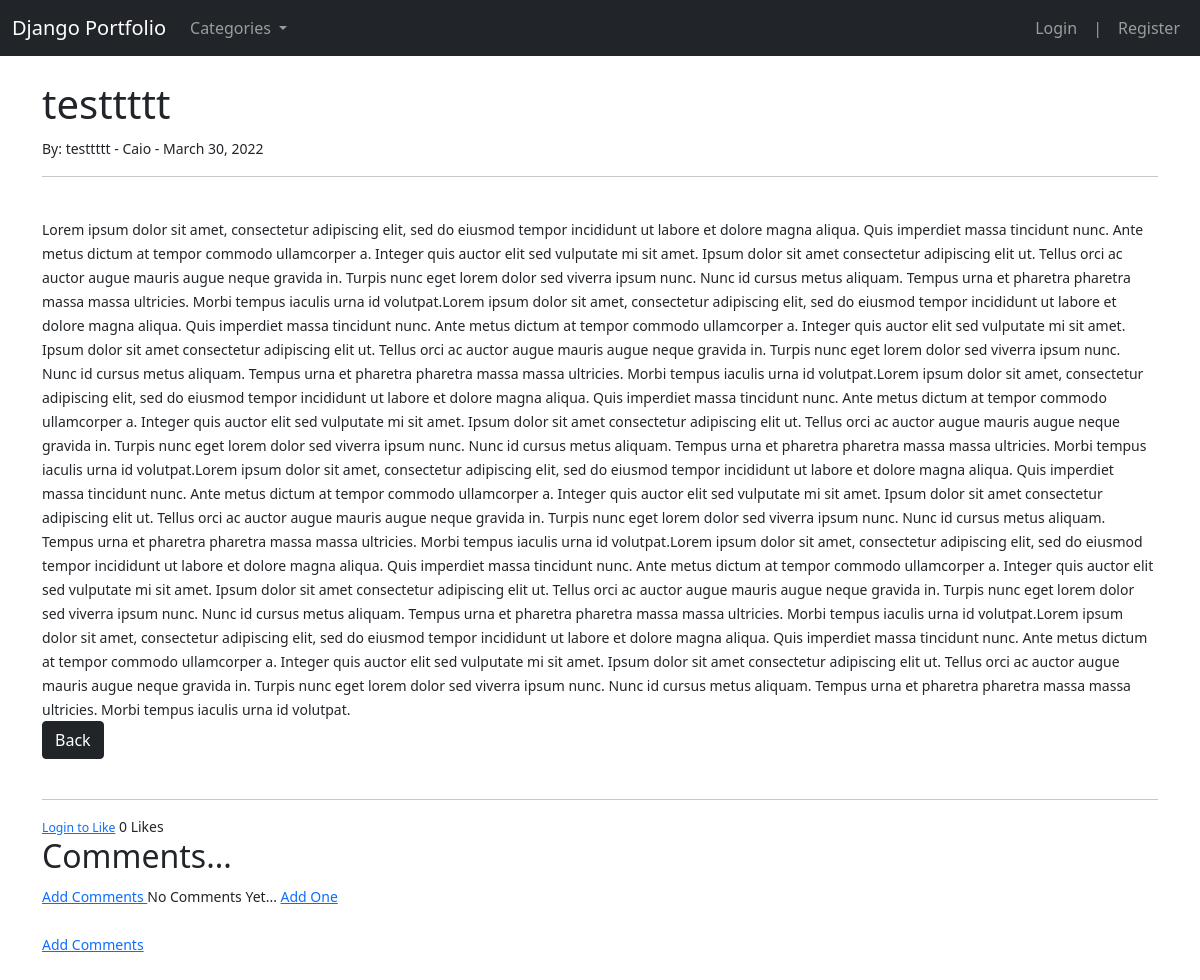
The app's page /article/12, older data.
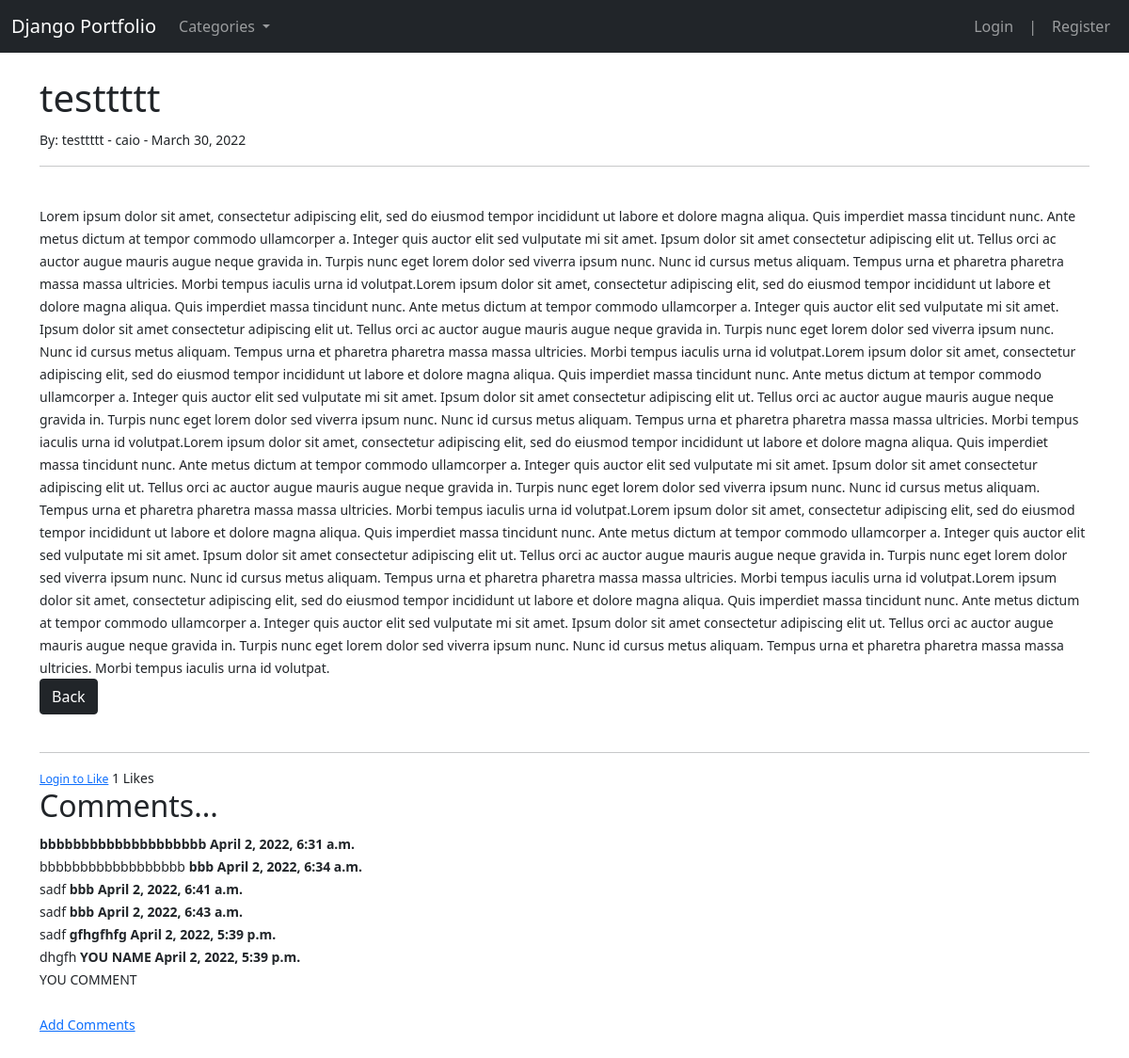
The same page, newer data.
### theblog/models.py (models this page shows, shortened)
class Post(models.Model):
    title  = models.CharField(max_length=255)
    header_image = models.ImageField(null=True, blank=True, upload_to="images/")
    title_tag  = models.CharField(max_length=255, default="caionagy")
    author = models.ForeignKey(User, on_delete=models.CASCADE)
    body   = RichTextField(blank=True, null=True)
    post_date = models.DateField(auto_now_add=True)
    category = models.CharField(max_length=255, default='coding')
    snippet = models.CharField(max_length=255)
    likes = models.ManyToManyField(User, related_name='blog_post')
    def total_likes(self):
        return self.likes.count()

class Comment(models.Model):
    post = models.ForeignKey(Post, on_delete=models.CASCADE, related_name='comments')
    name = models.CharField(max_length=80)
    body = models.TextField()
    date_added = models.DateTimeField(auto_now_add=True)
    class Meta:
        ordering = ['date_added']

### theblog/views.py (the view)
# urls.py: path('article/<int:pk>', ArticlesDetailView.as_view(), name='article-detail'),
class ArticlesDetailView(DetailView):
    model = Post
    template_name = 'article_details.html'
    def get_context_data(self, *args, **kwargs):
      cat_menu = Category.objects.all()
      context = super(ArticlesDetailView, self).get_context_data(*args, **kwargs)
      stuff = get_object_or_404(Post, id=self.kwargs['pk'])
      total_likes = stuff.total_likes()
      liked = False
      if stuff.likes.filter(id=self.request.user.id).exists():
          liked = True
      context["cat_menu"] = cat_menu
      context["total_likes"] = total_likes
      context["liked"] = liked
      return context

### theblog/models.py (called while the page is built)
    def __str__(self):
        return self.name

### theblog/templates/article_details.html (shortened to what this page needs)
{% extends 'base.html' %}
{% block content %}
<h1>{{ post.title }}</h1>
<small>By: {{ post.title }} - {{ post.author.first_name }} -  {{ post.post_date }}
<hr>
<br>
    {{ post.body|safe }}
<br>
<a href="{% url 'home'%}"  class="btn btn-dark">Back</button></a>
       <br>
       <br>
       <hr>
       <form action="{% url 'like_post' post.pk %}"
       method="POST">
                {% if user.is_authenticated %}
                    {% if liked %}
                        <button type="submit", name="post_id",
                        value="{{ post.id }}", class="btn btn-danger" btn-sm>UnLike
                        </button>
                    {% else %}
                        <button type="submit", name="post_id",
                        value="{{ post.id }}", class="btn btn-primary" btn-sm>Like
                        </button>
                    {% endif %}
                    {{ total_likes }} Likes
                {% else %}
                <a href="{% url 'login' %}"><small>Login to Like</small></a>
                    {{ total_likes }} Likes
                {% endif %}
       </form>
    <h2>Comments...</h2>
    {% if not post.comments.all %}
      <a href="{% url 'add_comment' post.pk %}">Add Comments </a>
       No Comments Yet... <a href="{% url 'register' %}">Add One </a>
    {% else %}
       {% for comment in post.comments.all %}
            <strong>
                {{ comment.name }}
                {{ comment.date_added }}
            </strong>
            <br>
            {{ comment.body }}
            {% endfor %}
    {% endif %}
<br><br>
<a href="{% url 'add_comment' post.pk %}">Add Comments </a>
<br><br>
{% endblock %}

### theblog/templates/base.html (shortened to what this page needs)
<!doctype html>
<html lang="en">
  <head>
    <link href="https://cdn.jsdelivr.net/npm/bootstrap@5.1.3/dist/css/bootstrap.min.css" rel="stylesheet">
  </head>
  <body>
    <nav class="navbar navbar-expand-lg navbar-dark bg-dark">
        <div class="container-fluid">
          <a class="navbar-brand" href="{% url 'home' %}">Django Portfolio</a>
          <div class="collapse navbar-collapse" id="navbarSupportedContent">
            <ul class="navbar-nav me-auto mb-2 mb-lg-0">
              {% if cat_menu %}
              <li class="nav-item dropdown">
                <a class="nav-link dropdown-toggle" href="#" id="navbarDropdownMenuLink" role="button" data-bs-toggle="dropdown" aria-expanded="false">
                  Categories
                </a>
              </li>
             {% else %}
              <li class="nav-item">
                <a class="nav-link" href="{% url 'category-list' %}">Category List</a>
              </li>
              {% endif %}
            </ul>
            {% if user.is_authenticated %}
              <ul class="navbar-nav ml-auto">
                <li class="nav-item dropdown">
                   <a class="nav-link dropdown-toggle" href="#" id="navbarDropdownMenuLink" role="button" data-bs-toggle="dropdown" aria-expanded="false" style="margin-left: 70px;">
                    {{ user.first_name }}
                    {{ user.last_name }}
                   </a>
                      <div class="dropdown-menu dropdown-menu-right">
                           <a class="dropdown-item "href="{% url 'edit_profile' %}">Settings</a>
                           {% if user.is_staff == 1 %}
                              <a class="dropdown-item " href="{% url 'add_post' %}">Add Post</a>
                              <a class="dropdown-item " href="{% url 'add_category' %}">Add Category</a>
                          {% endif %}
                           <div class="dropdown-divider"></div>
                           <a class="dropdown-item" href="{% url 'logout' %}">logout</a>
                      </div>
                </li>
              </ul>
            {% else %}
            <ul class="navbar-nav ml-auto">
              <li class="nav-item">
                <a class="nav-link" href="{% url 'login' %}">Login</a>
              </li>
              <li class="nav-item">
                <a class="nav-link" href="#">|</a>
              </li>
              <li class="nav-item">
                <a class="nav-link" href="{% url 'register' %}">Register</a>
              </li>
            </ul>
            {% endif %}
          </div>
        </div>
      </nav>
    <br>
    <div class="container">
    {% block content %}
    {% endblock %}
    </div>
  </body>
</html>

Row changes from the older to the newer data that the page shows:
changed through a linked row, Post "testtttt": author.first_name "Caio" → "caio"
added Comment: name "bbbbbbbbbbbbbbbbbbbb", date_added "April 2, 2022, 6:31 a.m.", body "bbbbbbbbbbbbbbbbbb"
added Comment: name "bbb", date_added "April 2, 2022, 6:34 a.m.", body "sadf"
added Comment: name "bbb", date_added "April 2, 2022, 6:41 a.m.", body "sadf"
added Comment: name "bbb", date_added "April 2, 2022, 6:43 a.m.", body "sadf"
added Comment: name "gfhgfhfg", date_added "April 2, 2022, 5:39 p.m.", body "dhgfh"
added Comment: name "YOU NAME", date_added "April 2, 2022, 5:39 p.m.", body "YOU COMMENT"
Text that changed along with them:
{{ total_likes }}: "0" → "1"
text no longer shown: "Add Comments No Comments Yet... Add One"
